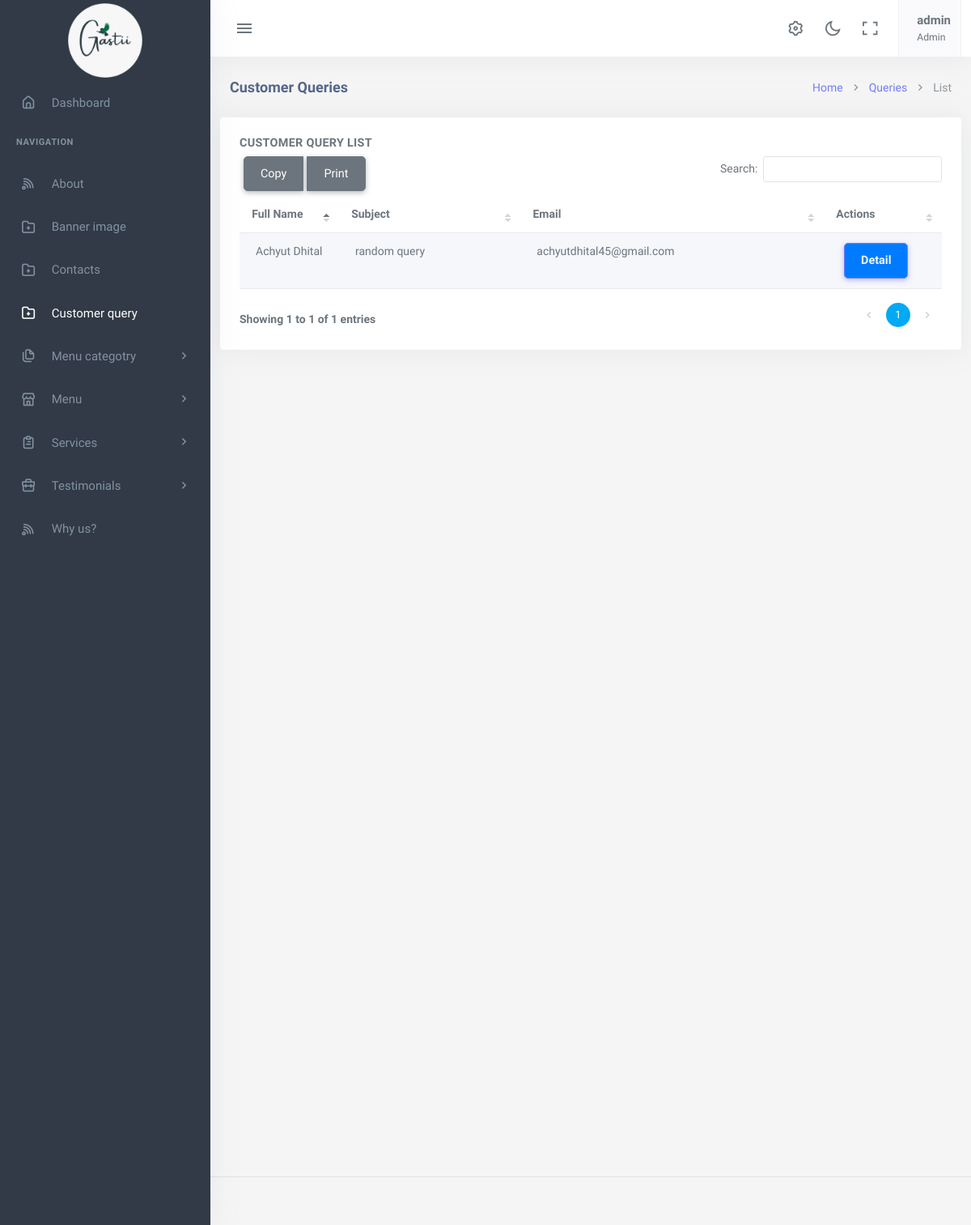
/customer-queries/ (signed in), run on the app's committed database.
### app/models.py (models this page shows, shortened)
class CustomerQuery(models.Model):
    fullname = models.CharField(max_length=150)
    subject= models.CharField(max_length=150)
    email = models.EmailField()
    message = models.TextField()
    class Meta:
        ordering =['-id',]

### app/views.py (the view)
# urls.py: path('customer-queries/', CustomerQueryListView.as_view(), name='customer-query-list'),
@method_decorator([login_required(login_url='login'), superadmin_required], name='dispatch')
class CustomerQueryListView(View):
    def get(self, request):
        customer_queries = CustomerQuery.objects.all()
        context = {'customer_queries': customer_queries}
        return render(request, 'app/customer_query_list.html', context)

### app/templates/app/customer_query_list.html
{% extends 'app/base.html' %}
{% block content %}
    <div class="content-page">
        <div class="content">
            <div class="container-fluid">
                <div class="row">
                    <div class="col-12">
                        <div class="page-title-box">
                            <div class="page-title-right">
                                <ol class="breadcrumb m-0">
                                    <li class="breadcrumb-item"><a href="{% url 'index'%}">Home</a></li>
                                    <li class="breadcrumb-item "><a href="{% url 'customer-query-list' %}">Queries</a></li>
                                    <li class="breadcrumb-item active">List</li>
                                </ol>
                            </div>
                            <h4 class="page-title">Customer Queries</h4>
                        </div>
                    </div>
                </div>
            </div>
            <div class="card">
                <div class="card-body">
                    <h4 class="header-title">Customer Query List</h4>
                    <table id="datatable-buttons" class="table table-striped dt-responsive nowrap w-100">                        <thead>
                            <tr>
                                <th>Full Name</th>
                                <th>Subject</th>
                                <th>Email</th>
                                <th>Actions</th>
                            </tr>
                        </thead>
                        <tbody>
                            {% for query in customer_queries %}
                            <tr>
                                <td>{{ query.fullname }}</td>
                                <td>{{ query.subject }}</td>
                                <td>{{ query.email }}</td>
                                <td>
                                    <a href="{% url 'customer-query-detail' query.id %}" class="btn btn-primary" style="color: aliceblue;">Detail</a>
                                </td>
                            </tr>
                            {% endfor %}
                        </tbody>
                    </table>
                </div>
            </div>
        </div>
    </div>
</div>
{% endblock %}

### app/templates/app/base.html (shortened to what this page needs)
{% load static %}
<!DOCTYPE html>
<html lang="en">
    <head>
        <link rel="stylesheet" href="{% static 'app/assets/vendor/jquery-toast-plugin/jquery.toast.min.css'%}">
        <link href="{% static 'app/assets/css/app-saas.min.css'%}" rel="stylesheet" type="text/css" id="app-style" />
        <link href="{% static 'app/assets/css/icons.min.css'%}" rel="stylesheet" type="text/css" />
        <link href="{% static 'app/assets/vendor/bootstrap-datepicker/css/bootstrap-datepicker.min.css'%}" rel="stylesheet" type="text/css" />
        <link href="{% static 'app/assets/vendor/select2/css/select2.min.css'%}" rel="stylesheet" type="text/css" />
        <link href="{% static 'app/assets/vendor/datatables.net-bs5/css/dataTables.bootstrap5.min.css'%}" rel="stylesheet" type="text/css" />
        <link href="{% static 'app/assets/vendor/datatables.net-responsive-bs5/css/responsive.bootstrap5.min.css'%}" rel="stylesheet" type="text/css" />
        <link href="{% static 'app/assets/css/app-saas.min.css'%}" rel="stylesheet" type="text/css" id="app-style" />
        <link href="{% static 'app/assets/css/icons.min.css'%}" rel="stylesheet" type="text/css" />
        <link href="{% static 'app/assets/vendor/quill/quill.core.css' %}" rel="stylesheet" type="text/css" />
        <link href="{% static 'app/assets/vendor/quill/quill.snow.css' %}" rel="stylesheet" type="text/css" />
        <link href="{% static 'app/assets/vendor/datatables.net-buttons-bs5/css/buttons.bootstrap5.min.css' %}" rel="stylesheet" type="text/css" />
        <link href="{% static 'app/assets/vendor/datatables.net-bs5/css/dataTables.bootstrap5.min.css'%}" rel="stylesheet" type="text/css" />
        <link href="{% static 'app/assets/vendor/datatables.net-responsive-bs5/css/responsive.bootstrap5.min.css'%}" rel="stylesheet" type="text/css" />
        <link href="{% static 'app/assets/vendor/datatables.net-fixedcolumns-bs5/css/fixedColumns.bootstrap5.min.css'%}" rel="stylesheet" type="text/css" />
        <link href="{% static 'app/assets/vendor/datatables.net-fixedheader-bs5/css/fixedHeader.bootstrap5.min.css'%}" rel="stylesheet" type="text/css" />
        <link href="{% static 'app/assets/vendor/datatables.net-buttons-bs5/css/buttons.bootstrap5.min.css'%}" rel="stylesheet" type="text/css" />
        <link href="{% static 'app/assets/vendor/datatables.net-select-bs5/css/select.bootstrap5.min.css'%}" rel="stylesheet" type="text/css" />
        <link href="{% static 'app/assets/css/app-saas.min.css'%}" rel="stylesheet" type="text/css" id="app-style" />
        <link href="{% static 'app/assets/css/icons.min.css'%}" rel="stylesheet" type="text/css" />
        <link href="{% static 'app/assets/vendor/simplemde/simplemde.min.css'%}" rel="stylesheet" type="text/css" />
    </head>
    <link rel="stylesheet" href="https://maxcdn.bootstrapcdn.com/font-awesome/4.7.0/css/font-awesome.min.css">
    <body>
        <div class="wrapper">
            <div class="navbar-custom">
                <div class="topbar container-fluid">
                    <div class="d-flex align-items-center gap-lg-2 gap-1">
                        <button class="button-toggle-menu">
                            <i class="mdi mdi-menu"></i>
                        </button>
                    </div>
                    <ul class="topbar-menu d-flex align-items-center gap-3">
                        <li class="d-none d-sm-inline-block">
                            <a class="nav-link" data-bs-toggle="offcanvas" href="#theme-settings-offcanvas">
                                <i class="ri-settings-3-line font-22"></i>
                            </a>
                        </li>
                        <li class="d-none d-sm-inline-block">
                            <div class="nav-link" id="light-dark-mode" data-bs-toggle="tooltip" data-bs-placement="left" title="Theme Mode">
                                <i class="ri-moon-line font-22"></i>
                            </div>
                        </li>
                        <li class="d-none d-md-inline-block">
                            <a class="nav-link" href="#" data-toggle="fullscreen">
                                <i class="ri-fullscreen-line font-22"></i>
                            </a>
                        </li>
                        <li class="dropdown">
                            <a class="nav-link dropdown-toggle arrow-none nav-user px-2" data-bs-toggle="dropdown" href="#" role="button" aria-haspopup="false" aria-expanded="false">
                                <span class="d-lg-flex flex-column gap-1 d-none">
                                    <h5 class="my-0"> {{request.user.username}}</h5>
                                    <h6 class="my-0 fw-normal">Admin</h6>
                                </span>
                            </a>
                        </li>
                    </ul>
                </div>
            </div>
            <div class="leftside-menu">
                <a href="#" class="logo logo-light">
                    <span class="logo-lg">
                        <img src="{% static 'app/assets/images/logo.png'%}" alt="logo" style="height: 100px;">
                    </span>
                </a>
                <div class="h-100" id="leftside-menu-container" data-simplebar>
                    <ul class="side-nav">
                        <li class="side-nav-item">
                            <a href="{%url 'index'%}" class="side-nav-link">
                                <i class="uil-home-alt"></i>
                                <span> Dashboard </span>
                            </a>
                        </li>
                        <li class="side-nav-title">Navigation</li>
                        <li class="side-nav-item">
                            <a href="{% url 'about-detail' pk=1 %}" class="side-nav-link">
                                <i class="uil-rss"></i>
                                <span> About </span>
                            </a>
                        </li>
                        <li class="side-nav-item">
                            <a href="{% url 'banner-detail' pk=1 %}" class="side-nav-link">
                                <i class="uil-folder-plus"></i>
                                <span>Banner image </span>
                            </a>
                        </li>
                        <li class="side-nav-item">
                            <a href="{% url 'contact-detail' pk=1 %}" class="side-nav-link">
                                <i class="uil-folder-plus"></i>
                                <span>Contacts</span>
                            </a>
                        </li>
                        <li class="side-nav-item">
                            <a href="{% url 'customer-query-list'%}" class="side-nav-link">
                                <i class="uil-folder-plus"></i>
                                <span>Customer query</span>
                            </a>
                        </li>
                        <li class="side-nav-item">
                            <a data-bs-toggle="collapse" href="#sidebarPages" aria-expanded="false" aria-controls="sidebarPages" class="side-nav-link">
                                <i class="uil-copy-alt"></i>
                                <span> Menu categotry</span>
                                <span class="menu-arrow"></span>
                            </a>
                        </li>
                        <li class="side-nav-item">
                            <a data-bs-toggle="collapse" href="#sidebarEcommerce" aria-expanded="false" aria-controls="sidebarEcommerce" class="side-nav-link">
                                <i class="uil-store"></i>
                                <span>Menu</span>
                                <span class="menu-arrow"></span>
                            </a>
                        </li>
                        <li class="side-nav-item">
                            <a data-bs-toggle="collapse" href="#sidebarTasks" aria-expanded="false" aria-controls="sidebarTasks" class="side-nav-link">
                                <i class="uil-clipboard-alt"></i>
                                <span> Services</span>
                                <span class="menu-arrow"></span>
                            </a>
                        </li>
                        <li class="side-nav-item">
                            <a data-bs-toggle="collapse" href="#sidebarProjects" aria-expanded="false" aria-controls="sidebarProjects" class="side-nav-link">
                                <i class="uil-briefcase"></i>
                                <span> Testimonials </span>
                                <span class="menu-arrow"></span>
                            </a>
                        </li>
                        <li class="side-nav-item">
                            <a href="{%url 'why_us-detail' pk=1%}" class="side-nav-link">
                                <i class="uil-rss"></i>
                                <span> Why us? </span>
                            </a>
                        </li>
                    </ul>
                </div>
            </div>
  {% block content %}
  {% endblock  %}
        <footer class="footer">
            <div class="container-fluid">
                <div class="row">
                    <div class="col-md-6">
                    </div>
                    <div class="col-md-6">
                    </div>
                </div>
            </div>
        </footer>
        </body>
    </html>

### app/templates/app/base.html (style rules this page uses)
.btn { margin: 0 5px; padding: 10px 20px; border-radius: 5px; cursor: pointer; }
.btn-primary { background-color: #007bff; color: #fff; }

### data on the page
CustomerQuery: fullname "Achyut Dhital", subject "random query", email "achyutdhital45@gmail.com"

### other printed values
{{ request.user.username }} "admin"
